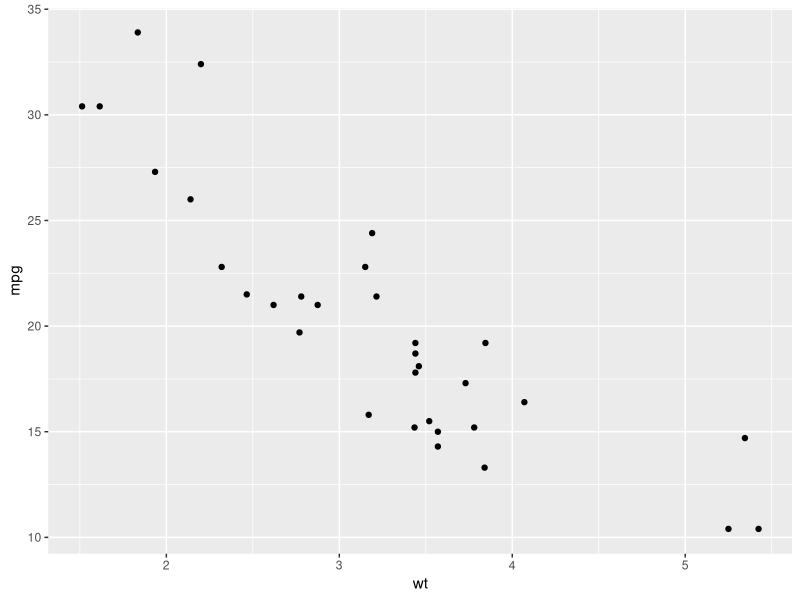
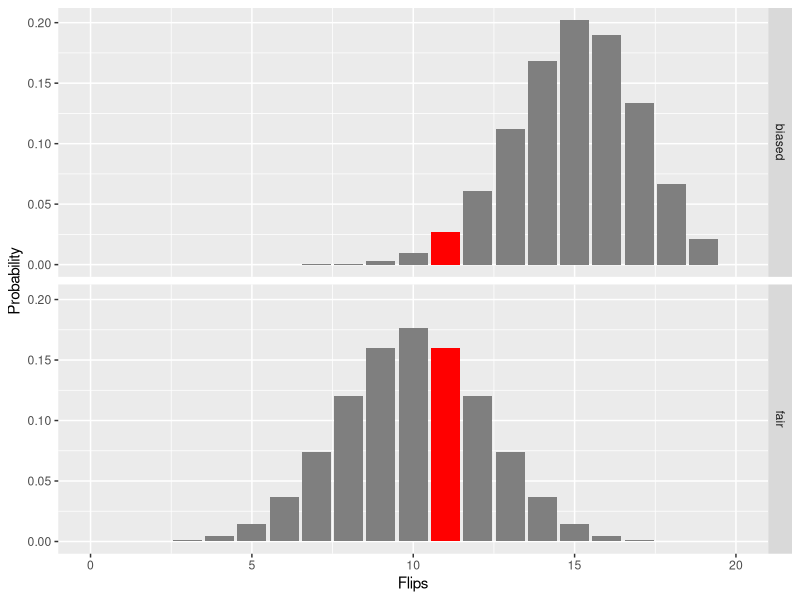

Source code (R) for these figures, in order: (Note: this script raises an error after producing the figures.)
library(tidyverse)

ggplot(mtcars, aes(wt, mpg)) +
  geom_point()

n <-  0:20
color <- rep("grey50", length(n))
color[12] = "red"
df <- tibble(n = n,
             fair = dbinom(n, 20, .5),
             biased = dbinom(n, 20, .75),
             color = color) %>% 
  pivot_longer(c("fair","biased"))

ggplot(df) +
  xlim(min(n), max(n)) +
  geom_col(aes(x = n, y = value, fill = color)) +
  facet_grid(name ~ .) +
  scale_fill_manual(values = c("grey50", "red")) +
  labs(x = "Flips", y = "Probability") +
  theme(legend.position = "none") +
  ggsave("fair_bias_coin.png")
